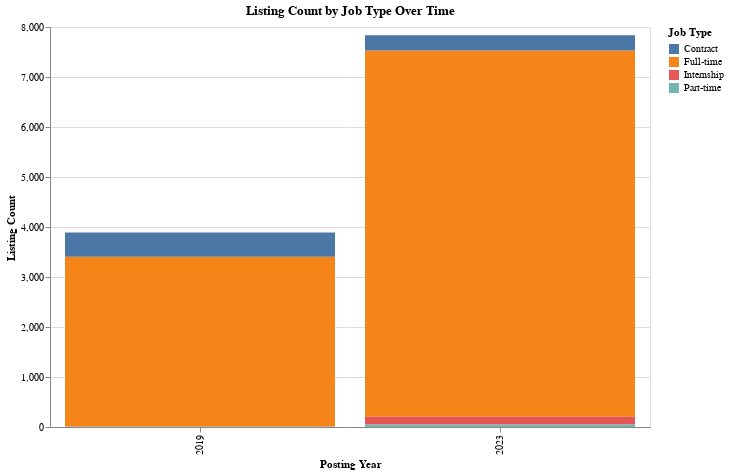

Here is the notebook cell this chart was saved with:
### Code cell
stacked_bar_job_type = alt.Chart(data_stacked_job_type_melt).mark_bar().encode(
    x=alt.X('Posting Year:N', title='Posting Year'),
    y=alt.Y('sum(Listing Count):Q', title='Listing Count'),
    color=alt.Color('Job Type:N', title='Job Type')
).properties(
    title='Listing Count by Job Type Over Time',
    width=600,
    height=400
)
stacked_bar_job_type

### Figure 1 — Vega-Lite specification as saved in the notebook (floating-point values rounded to 4 significant figures)
{"config": {"view": {"continuousWidth": 300, "continuousHeight": 300}}, "data": {"name": "data-5b3db4eddc1856d23de8a11a5ab58967"}, "mark": {"type": "bar"}, "encoding": {"color": {"field": "Job Type", "title": "Job Type", "type": "nominal"}, "x": {"field": "Posting Year", "title": "Posting Year", "type": "nominal"}, "y": {"aggregate": "sum", "field": "Listing Count", "title": "Listing Count", "type": "quantitative"}}, "height": 400, "title": "Listing Count by Job Type Over Time", "width": 600, "$schema": "https://vega.github.io/schema/vega-lite/v5.15.1.json", "datasets": {"data-5b3db4eddc1856d23de8a11a5ab58967": [{"Posting Year": 2019, "Job Type": "Full-time", "Listing Count": 3395}, {"Posting Year": 2023, "Job Type": "Full-time", "Listing Count": 7327}, {"Posting Year": 2019, "Job Type": "Contract", "Listing Count": 488}, {"Posting Year": 2023, "Job Type": "Contract", "Listing Count": 307}, {"Posting Year": 2019, "Job Type": "Internship", "Listing Count": 2}, {"Posting Year": 2023, "Job Type": "Internship", "Listing Count": 151}, {"Posting Year": 2019, "Job Type": "Part-time", "Listing Count": 6}, {"Posting Year": 2023, "Job Type": "Part-time", "Listing Count": 52}]}}
